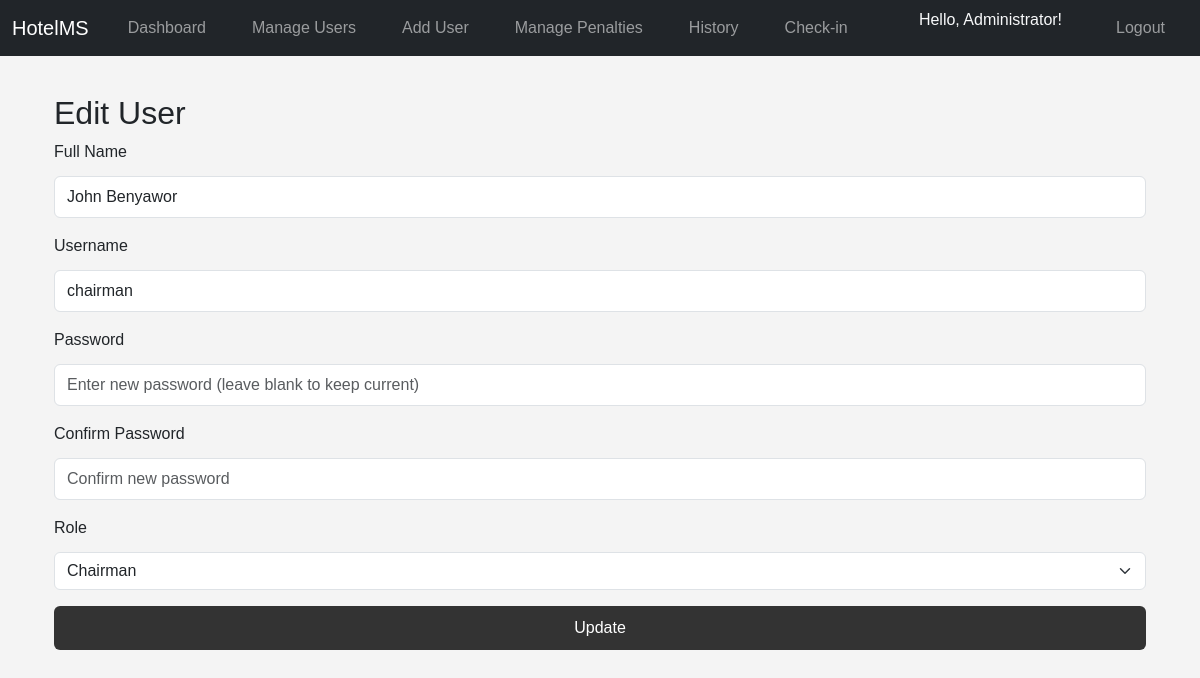
/edit_user/4 (signed in), run on the app's committed database.
### models.py (models this page shows)
class User(UserMixin, db.Model):
    __tablename__ = 'users'
    id = db.Column(db.Integer, primary_key=True)
    full_name = db.Column(db.String(150), nullable=False)
    username = db.Column(db.String(150), unique=True, nullable=False)
    password = db.Column(db.String(150), nullable=False)
    role = db.Column(db.String(50), nullable=False)
    job_role = db.Column(db.String(50), nullable=True)  # New field for job role

### app.py (the view, shortened to what this page needs)
@app.route('/edit_user/<int:user_id>', methods=['GET', 'POST'])
@login_required
def edit_user(user_id):
    if current_user.role != 'manager':
        flash('Unauthorized access!', 'danger')
        return redirect(url_for('dashboard'))
    user = User.query.get_or_404(user_id)
    form = UserEditForm(obj=user)
    return render_template('edit_user.html', form=form, user=user)

### forms.py
class UserEditForm(FlaskForm):
    full_name = StringField('Full Name', validators=[DataRequired(), Length(min=2, max=150)])
    username = StringField('Username', validators=[DataRequired(), Length(min=4, max=150)])
    password = PasswordField('Password', validators=[Optional(), Length(min=6)])
    confirm_password = PasswordField('Confirm Password', validators=[Optional(), EqualTo('password')])
    role = SelectField('Role', choices=[('employee', 'Employee'), ('manager', 'Manager'), ('chairman', 'Chairman')], validators=[DataRequired()])
    job_role = SelectField('Job Role', choices=[
        ('DAY RECEPTIONIST', 'Day Receptionist'),
        ('THE CLEANER', 'The Cleaner'),
        ('HOUSE KEEPING', 'House Keeping'),
        ('NIGHT RECEPTIONIST', 'Night Receptionist')
    ], validators=[Optional()])
    submit = SubmitField('Update')

### app.py (called while the page is built)
@login_manager.user_loader
def load_user(user_id):
    return User.query.get(int(user_id))

### templates/edit_user.html (shortened to what this page needs)
{% extends "base.html" %}
{% block content %}
<div class="container mt-4">
    <h2>Edit User</h2>
    <form method="POST" action="{{ url_for('edit_user', user_id=user.id) }}">
        <div class="mb-3">
            {{ form.full_name.label(class="form-label") }}
            {{ form.full_name(class="form-control", placeholder="Enter full name") }}
        </div>
        <div class="mb-3">
            {{ form.username.label(class="form-label") }}
            {{ form.username(class="form-control", placeholder="Enter username") }}
        </div>
        <div class="mb-3">
            {{ form.password.label(class="form-label") }}
            {{ form.password(class="form-control", placeholder="Enter new password (leave blank to keep current)") }}
        </div>
        <div class="mb-3">
            {{ form.confirm_password.label(class="form-label") }}
            {{ form.confirm_password(class="form-control", placeholder="Confirm new password") }}
        </div>
        <div class="mb-3">
            {{ form.role.label(class="form-label") }}
            {{ form.role(class="form-select", id="role-select") }}
        </div>
        <div class="d-grid">
            {{ form.submit(class="btn btn-primary") }}
        </div>
    </form>
</div>
{% endblock %}

### templates/base.html (shortened to what this page needs)
<!DOCTYPE html>
<html lang="en">
<head>
    <link href="https://cdn.jsdelivr.net/npm/bootstrap@5.3.0/dist/css/bootstrap.min.css" rel="stylesheet">
    <link href="{{ url_for('static', filename='css/styles.css') }}" rel="stylesheet">
</head>
<body>
    <nav class="navbar navbar-expand-lg navbar-dark bg-dark fixed-top">
        <div class="container-fluid">
            <a class="navbar-brand" href="{{ url_for('dashboard') }}">HotelMS</a>
            <div class="collapse navbar-collapse" id="navbarNavDropdown">
                {% if current_user.is_authenticated %}
                <ul class="navbar-nav me-auto mb-2 mb-lg-0">
                    {% if current_user.role != 'chairman' %}
                    <li class="nav-item">
                        <a class="nav-link{% if request.endpoint == 'dashboard' %} active{% endif %}" href="{{ url_for('dashboard') }}">Dashboard</a>
                    </li>
                    {% endif %}
                    {% if current_user.role == 'manager' %}
                    <li class="nav-item">
                        <a class="nav-link{% if request.endpoint == 'manage_users' %} active{% endif %}" href="{{ url_for('manage_users') }}">Manage Users</a>
                    </li>
                    <li class="nav-item">
                        <a class="nav-link{% if request.endpoint == 'register' %} active{% endif %}" href="{{ url_for('register') }}">Add User</a>
                    </li>
                    <li class="nav-item">
                        <a class="nav-link{% if request.endpoint == 'manage_penalties' %} active{% endif %}" href="{{ url_for('manage_penalties') }}">Manage Penalties</a>
                    </li>
                    <li class="nav-item">
                        <a class="nav-link{% if request.endpoint == 'history' %} active{% endif %}" href="{{ url_for('history') }}">History</a>
                    </li>
                    {% elif current_user.role == 'chairman' %}
                    <li class="nav-item">
                        <a class="nav-link{% if request.endpoint == 'chairman_dashboard' %} active{% endif %}" href="{{ url_for('chairman_dashboard') }}">Chairman Dashboard</a>
                    </li>
                    {% endif %}
                    {% if current_user.role != 'chairman' %}
                    <li class="nav-item">
                        <a class="nav-link{% if request.endpoint == 'checkin' %} active{% endif %}" href="{{ url_for('checkin') }}">Check-in</a>
                    </li>
                    {% endif %}
                </ul>
                <ul class="navbar-nav">
                    <li class="nav-item">
                        <span class="navbar-text text-light me-3">Hello, {{ current_user.full_name }}!</span>
                    </li>
                    <li class="nav-item">
                        <a class="nav-link" href="{{ url_for('logout') }}">Logout</a>
                    </li>
                </ul>
                {% else %}
                <ul class="navbar-nav ms-auto">
                    <li class="nav-item">
                        <a class="nav-link{% if request.endpoint == 'login' %} active{% endif %}" href="{{ url_for('login') }}">Login</a>
                    </li>
                </ul>
                {% endif %}
            </div>
        </div>
    </nav>
    <div class="container">
        {% block content %}{% endblock %}
    </div>
</body>
</html>

### static/css/styles.css (style rules this page uses)
body { font-family: Arial, sans-serif; margin: 0; padding: 0; background-color: #f4f4f4; }
nav ul { list-style: none; padding: 0; text-align: center; }
nav ul li { display: inline; margin: 0 15px; }
nav ul li a { color: #fff; text-decoration: none; }
form div { margin-bottom: 15px; }
input[type="text"], input[type="password"], select, input[type="number"] { width: 100%; padding: 8px 12px; margin: 4px 0; box-sizing: border-box; }
input[type="submit"], button { background-color: #333; color: white; padding: 10px 20px; border: none; cursor: pointer; }

### templates/base.html (style rules this page uses)
body { padding-top: 70px; }

### data on the page
User: full_name "Administrator"
User: full_name "John Benyawor", username "chairman", role "Chairman"
